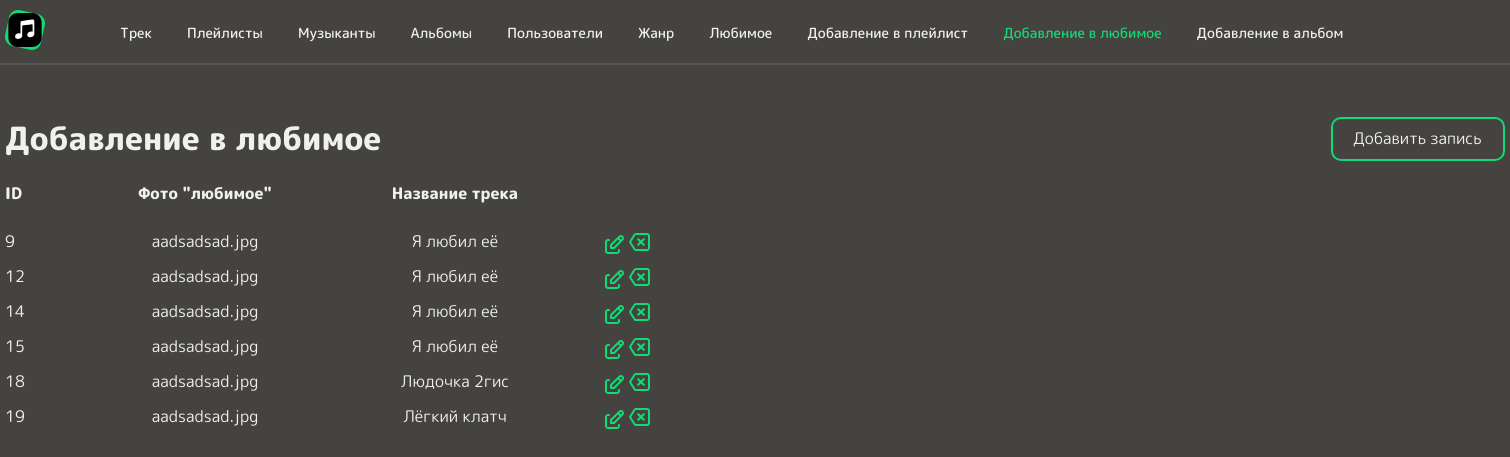
Screenshot of /adding_in_favorite-panel.php (signed in) with the database file from the repository.
### tables this page shows
CREATE TABLE `adding_in_favorite` (
  `ID_adding_in_favorite` int NOT NULL,
  `ID_favorite` int DEFAULT NULL,
  `ID_track` int DEFAULT NULL
);

CREATE TABLE `favorite` (
  `ID_favorite` int NOT NULL,
  `favorite_photo` varchar(160) DEFAULT NULL,
  `ID_users` int DEFAULT NULL
);

CREATE TABLE `track` (
  `ID_track` int NOT NULL,
  `track_name` varchar(160) DEFAULT NULL,
  `ID_musician` int DEFAULT NULL,
  `Number_of_auditions` float DEFAULT NULL,
  `year_of_release` date DEFAULT NULL,
  `ID_genre` int DEFAULT NULL
);

### adding_in_favorite-panel.php (the view, shortened to what this page needs)
<?php
include "./php_connect/connect.php";
?>
<!DOCTYPE html>
<html lang="en">
<head>
    <link rel="stylesheet" href="./scss/main.css">
</head>
<body>
    <header>
        <div class="admin-container">
            <ul class="main-menu-panel">
                <li class="main-menu_item"><a href="./index-panel.php" class="main-menu__link"><img src="./images/svg/logo_green.svg" alt="logo_purple" class="logo_purple"></a></li>
                <li class="main-menu-panel_item"><a href="./track-panel.php" class="menu-item-panel">Трек</a></li>
                <li class="main-menu-panel_item"><a href="./playlists-panel.php" class="menu-item-panel">Плейлисты</a></li>
                <li class="main-menu-panel_item"><a href="./musicians-panel.php" class="menu-item-panel">Музыканты</a></li>
                <li class="main-menu-panel_item"><a href="./albums-panel.php" class="menu-item-panel">Альбомы</a></li>
                <li class="main-menu-panel_item"><a href="./users-panel.php" class="menu-item-panel">Пользователи</a></li>
                <li class="main-menu-panel_item"><a href="./genre-panel.php" class="menu-item-panel">Жанр</a></li>
                <li class="main-menu-panel_item"><a href="./favorite-panel.php" class="menu-item-panel">Любимое</a></li>
                <li class="main-menu-panel_item"><a href="./adding_to_a_playlist-panel.php" class="menu-item-panel">Добавление в плейлист</a></li>
                <li class="main-menu-panel_item"><a href="./adding_in_favorite-panel.php" class="menu-item-panel admin-menu-pressed">Добавление в любимое</a></li>
                <li class="main-menu-panel_item"><a href="./adding_in_album-panel.php" class="menu-item-panel">Добавление в альбом</a></li>
            </ul>
        </div>
        <hr>
    </header>
    <div class="div-title-admin">
        <div class="admin-container">
            <div class="add-btn-divs">
                <div class="div-title-admin">
                    <h1 class="title-admin">Добавление в любимое</h1>
                </div>
                <div class="btn_add">
                    <a href="./create_adding_in_favorite.php">Добавить запись</a>
                </div>
            </div>
        </div>
    </div>
    <div class="table">
        <div class="admin-container">
            <div class="table_row title">
                <div class="table_sell id">
                    <p class="admin_table_cell_first">ID</p>
                </div>
                <div class="table_sell">
                    <p class="admin_table_cell-text margin-admin-user-table">Фото "любимое"</p>
                </div>
                <div class="table_sell">
                    <p class="admin_table_cell-text margin-admin-user-table">Название трека</p>
                </div>
            </div>
        </div>
    </div>
    <?php
    $qInfoADF = "SELECT * FROM adding_in_favorite, favorite, track WHERE adding_in_favorite.ID_favorite =  favorite.ID_favorite AND adding_in_favorite.ID_track = track.ID_track";
    $resInfoADF = mysqli_query($connect, $qInfoADF) or die(mysqli_error($connect));
    while ($InfoADF = mysqli_fetch_object($resInfoADF)) {
        echo "
    <div class=\"body-table\">
        <div class=\"admin-container\">
            <div class=\"admin_table_row\">
                <div class=\"admin_table_cell_first admin_projects_table_id\">
                    <p>$InfoADF->ID_adding_in_favorite</p>
                </div>
                <div class=\"admin_table_cell admin_projects_table_name\">
                    <p class=\"admin_table_cell-text margin-admin-user-table\">$InfoADF->favorite_photo</p>
                </div>
                <div class=\"admin_table_cell admin_projects_table_name\">
                    <p class=\"admin_table_cell-text margin-admin-user-table\">$InfoADF->track_name</p>
                </div>
                <div class=\"admin_projects_table_act\">
                    <a href=\"edit-adding_in_favorite.php?idA=$InfoADF->ID_adding_in_favorite\"><img class=\"admin_table_act_image\" src=\"./images/svg/edit_green.svg\"></a>
                <a href=\"?ID_adding_in_favorite=$InfoADF->ID_adding_in_favorite\"><img class=\"admin_table_act_image\" src=\"./images/svg/delete_green.svg\"></a>
            </div>
        </div>
    </div>
";
    }
    ?>
</body>
</html>

### scss/main.css (style rules this page uses)
body { background-color: #454340; }
* { font-family: "M PLUS Rounded 1c"; color: #F0F0F0; padding: 0px; margin: 0px; }
.main-menu_item { margin: 0 75px 0 0; }
.main-menu__link { cursor: pointer; }
hr { width: 100%; display: block; height: 1px; border: 0; border-top: 2px solid #575454; margin: 0px; padding: 0; position: absolute; }
li { list-style-type: none; }
a { text-decoration: none; }
.main-menu-panel { display: flex; list-style-type: none; align-items: center; width: 100%; font-weight: 500; margin: 10px 0 8px 0; font-size: 14px; }
.main-menu-panel_item { margin: 0 35px 0 0; }
.table { margin: 0 0 10px 0; }
.table_row { display: flex; }
.admin_table_row { display: flex; }
.admin-container { max-width: 1500px; width: 100%; margin: 0 auto; }
.admin_table_cell_first { width: 100px; }
.body-table { margin: 5px 0 0 0; }
.admin_table_cell-text { width: 200px; word-wrap: break-word; text-align: center; }
.title { margin-bottom: 25px; font-weight: 800; }
.add-btn-divs { display: flex; align-items: center; margin: 60px 0 20px 0; width: 1500px; justify-content: space-between; }
.btn_add { width: 150px; height: 40px; border: 2px solid #12DB74; border-radius: 10px; display: flex; align-items: center; text-align: center; padding: 0 0 0 20px; }
.admin-menu-pressed { color: #12DB74; }
.margin-admin-user-table { margin: 0 50px 0 0; }

### rows the page displays
adding_in_favorite: ID_adding_in_favorite "9", ID_favorite.favorite_photo "aadsadsad.jpg", ID_track.track_name "Я любил её"
adding_in_favorite: ID_adding_in_favorite "12", ID_favorite.favorite_photo "aadsadsad.jpg", ID_track.track_name "Я любил её"
adding_in_favorite: ID_adding_in_favorite "14", ID_favorite.favorite_photo "aadsadsad.jpg", ID_track.track_name "Я любил её"
adding_in_favorite: ID_adding_in_favorite "15", ID_favorite.favorite_photo "aadsadsad.jpg", ID_track.track_name "Я любил её"
adding_in_favorite: ID_adding_in_favorite "18", ID_favorite.favorite_photo "aadsadsad.jpg", ID_track.track_name "Людочка 2гис"
adding_in_favorite: ID_adding_in_favorite "19", ID_favorite.favorite_photo "aadsadsad.jpg", ID_track.track_name "Лёгкий клатч"
